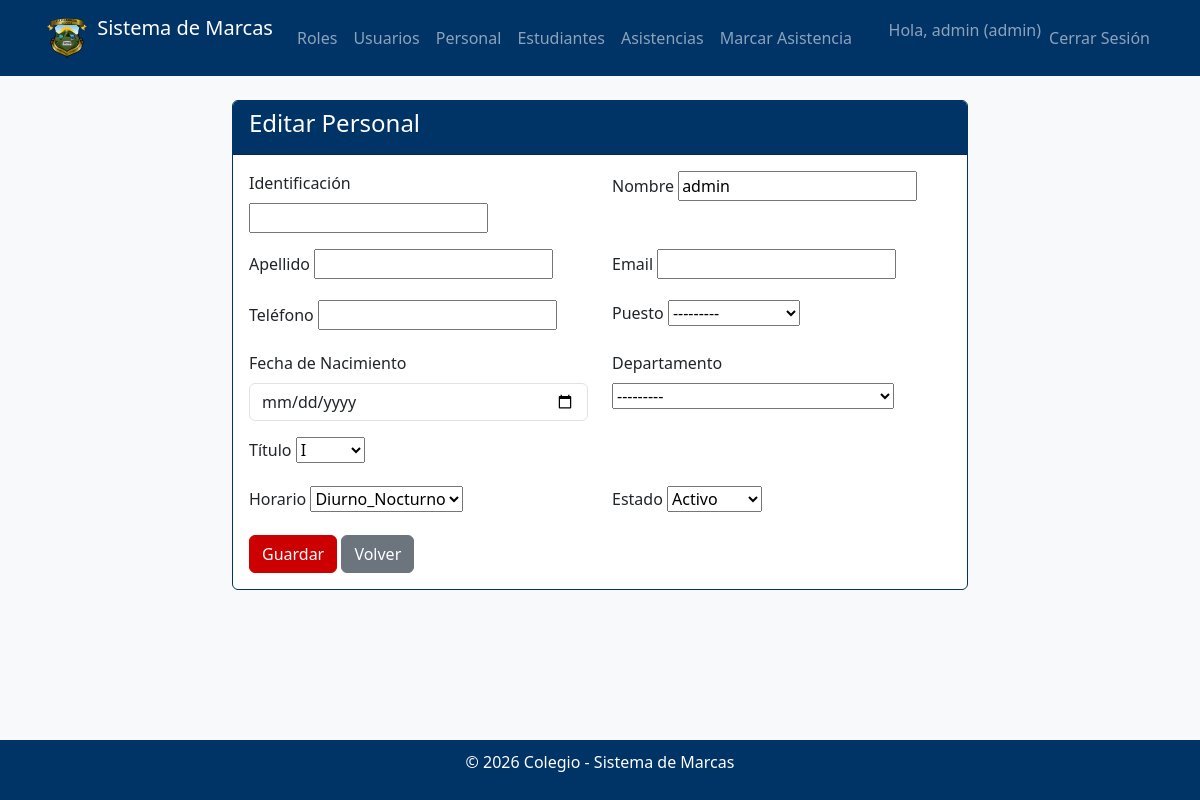
The app's page /users/personal/1/update/ (signed in) with its own data.
### users/models.py (models this page shows, shortened)
class Profile(models.Model):
    user = models.OneToOneField(User, on_delete=models.CASCADE)
    role = models.ForeignKey(Role, on_delete=models.CASCADE)

class Role(models.Model):
    name = models.CharField(max_length=20, unique=True)

class Personal(models.Model):
    user = models.OneToOneField(User, on_delete=models.CASCADE, related_name='personal')
    identificacion = models.CharField(max_length=20, unique=True, blank=True, null=True)
    nombre = models.CharField(max_length=100)
    apellido = models.CharField(max_length=100, blank=True, default='')
    email = models.EmailField(blank=True)
    telefono = models.CharField(max_length=15, blank=True)
    PUESTO_CHOICES = [
        ('Docente', 'Docente'),
        ('Administrativo', 'Administrativo'),
    ]
    puesto = models.CharField(max_length=100, choices=PUESTO_CHOICES)
    fecha_nacimiento = models.DateField(blank=True, null=True)
    DEPARTAMENTO_CHOICES = [
        ('AGENTE DE SEGURIDAD', 'AGENTE DE SEGURIDAD'),
        ('AUX. ADMINITRATIVO', 'AUX. ADMINITRATIVO'),
        ('COORDINACIONES', 'COORDINACIONES'),
        ('DEP. AUXILIARES', 'DEP. AUXILIARES'),
        ('DEP. CIENCIAS', 'DEP. CIENCIAS'),
        ('DEP. COMEDOR', 'DEP. COMEDOR'),
        ('DEP. EDUCACIÓN FÍSICA', 'DEP. EDUCACIÓN FÍSICA'),
        ('DEP. EMPREND. E INNOVACIÓN', 'DEP. EMPREND. E INNOVACIÓN'),
        ('DEP. ESPAÑOL', 'DEP. ESPAÑOL'),
        ('DEP. EST. SOCIALES', 'DEP. EST. SOCIALES'),
        ('DEP. ÉTICA Y PSICOLOGÍA', 'DEP. ÉTICA Y PSICOLOGÍA'),
        ('DEP. FÍSICA, QUÍMICA Y BIOLOGÍA', 'DEP. FÍSICA, QUÍMICA Y BIOLOGÍA'),
        ('DEP. FRANCÉS ACADÉMICO', 'DEP. FRANCÉS ACADÉMICO'),
        ('DEP. INGLÉS ACADÉMICO', 'DEP. INGLÉS ACADÉMICO'),
        ('DEP. INGLÉS ESPECIALIZADO', 'DEP. INGLÉS ESPECIALIZADO'),
        ('DEP. LIMPIEZA Y ASEO', 'DEP. LIMPIEZA Y ASEO'),
        ('DEP. MATEMÁTICAS', 'DEP. MATEMÁTICAS'),
        ('DEP. MÚSICA', 'DEP. MÚSICA'),
        ('DEP. ORIENTACIÓN', 'DEP. ORIENTACIÓN'),
        ('DEP. RECEPCIÓN', 'DEP. RECEPCIÓN'),
        ('DEP. RELIGIÓN', 'DEP. RELIGIÓN'),
        ('DEP. SEGURIDAD', 'DEP. SEGURIDAD'),
        ('DIRECCIÓN', 'DIRECCIÓN'),
        ('ESP. ADUANAS', 'ESP. ADUANAS'),
        ('ESP. BANCA Y FINANZAS', 'ESP. BANCA Y FINANZAS'),
        ('ESP. CONTABILIDAD', 'ESP. CONTABILIDAD'),
        ('ESP. INFORMÁTICA', 'ESP. INFORMÁTICA'),
        ('ESP. DIBUJO TÉCNICO', 'ESP. DIBUJO TÉCNICO'),
        ('ESP. EJECUTIVO CENTROS DE SERV.', 'ESP. EJECUTIVO CENTROS DE SERV.'),
        ('ESP. ELECTRÓNICA', 'ESP. ELECTRÓNICA'),
        ('ESP. SECRETARIADO EJECUTIVO', 'ESP. SECRETARIADO EJECUTIVO'),
        ('ESP. TURISMO', 'ESP. TURISMO'),
        ('JTA. ADMINISTRATIVA', 'JTA. ADMINISTRATIVA'),
        ('P.N. FORMACIÓN TECNOLÓGICA', 'P.N. FORMACIÓN TECNOLÓGICA'),
        ('REUBICADA', 'REUBICADA'),
        ('TALLERES EXPLORATORIOS', 'TALLERES EXPLORATORIOS'),
    ]
    departamento = models.CharField(max_length=100, choices=DEPARTAMENTO_CHOICES, blank=True)
    TITULO_CHOICES = [
        ('I', 'I'),
        ('II', 'II'),
    ]
    titulo = models.CharField(max_length=10, choices=TITULO_CHOICES, blank=True)
    HORARIO_CHOICES = [
        ('Diurno', 'Diurno'),
        ('Nocturno', 'Nocturno'),
        ('Diurno_Nocturno', 'Diurno_Nocturno'),
    ]
    horario = models.CharField(max_length=20, choices=HORARIO_CHOICES, blank=True)
    ESTADO_CHOICES = [
        ('activo', 'Activo'),
        ('desactivo', 'Desactivo'),
    ]
    estado = models.CharField(max_length=10, choices=ESTADO_CHOICES, default='activo')

### users/views.py (the view)
# urls.py: path('personal/<int:pk>/update/', views.PersonalUpdateView.as_view(), name='personal_update'),
class PersonalUpdateView(LoginRequiredMixin, AdminOnlyMixin, UpdateView):
    model = Personal
    template_name = 'users/personal_form.html'
    fields = ['identificacion', 'nombre', 'apellido', 'email', 'telefono', 'puesto', 'fecha_nacimiento', 'departamento', 'titulo', 'horario', 'estado']
    success_url = reverse_lazy('personal_list')

### users/views.py (called while the page is built)
    def test_func(self):
        return self.request.user.profile.role.name == 'admin'

### users/templates/users/personal_form.html (shortened to what this page needs)
{% extends 'base.html' %}
{% block content %}
<div class="row">
    <div class="col-md-8 offset-md-2">
        <div class="card">
            <div class="card-header">
                <h4>{% if object %}Editar{% else %}Crear{% endif %} Personal</h4>
            </div>
            <div class="card-body">
                <form method="post">
                    <div class="row">
                        <div class="col-md-6 mb-3">
                            <label for="{{ form.identificacion.id_for_label }}" class="form-label">Identificación</label>
                            {{ form.identificacion }}
                        </div>
                        <div class="col-md-6 mb-3">
                            <label for="{{ form.nombre.id_for_label }}" class="form-label">Nombre</label>
                            {{ form.nombre }}
                        </div>
                    </div>
                    <div class="row">
                        <div class="col-md-6 mb-3">
                            <label for="{{ form.apellido.id_for_label }}" class="form-label">Apellido</label>
                            {{ form.apellido }}
                        </div>
                        <div class="col-md-6 mb-3">
                            <label for="{{ form.email.id_for_label }}" class="form-label">Email</label>
                            {{ form.email }}
                        </div>
                    </div>
                    <div class="row">
                        <div class="col-md-6 mb-3">
                            <label for="{{ form.telefono.id_for_label }}" class="form-label">Teléfono</label>
                            {{ form.telefono }}
                        </div>
                        <div class="col-md-6 mb-3">
                            <label for="{{ form.puesto.id_for_label }}" class="form-label">Puesto</label>
                            {{ form.puesto }}
                        </div>
                    </div>
                    <div class="row">
                        <div class="col-md-6 mb-3">
                            <label for="{{ form.fecha_nacimiento.id_for_label }}" class="form-label">Fecha de Nacimiento</label>
                            {% if form.fecha_nacimiento.value %}
                                <input type="date" id="{{ form.fecha_nacimiento.id_for_label }}" name="{{ form.fecha_nacimiento.html_name }}" class="form-control" value="{{ form.fecha_nacimiento.value|date:'Y-m-d' }}">
                            {% else %}
                                <input type="date" id="{{ form.fecha_nacimiento.id_for_label }}" name="{{ form.fecha_nacimiento.html_name }}" class="form-control">
                            {% endif %}
                        </div>
                        <div class="col-md-6 mb-3">
                            <label for="{{ form.departamento.id_for_label }}" class="form-label">Departamento</label>
                            {{ form.departamento }}
                        </div>
                        <div class="col-md-6 mb-3">
                            <label for="{{ form.titulo.id_for_label }}" class="form-label">Título</label>
                            {{ form.titulo }}
                        </div>
                    </div>
                    <div class="row">
                        <div class="col-md-6 mb-3">
                            <label for="{{ form.horario.id_for_label }}" class="form-label">Horario</label>
                            {{ form.horario }}
                        </div>
                        <div class="col-md-6 mb-3">
                            <label for="{{ form.estado.id_for_label }}" class="form-label">Estado</label>
                            {{ form.estado }}
                        </div>
                    </div>
                    <button type="submit" class="btn btn-primary">Guardar</button>
                    <a href="{% url 'personal_list' %}" class="btn btn-secondary">Volver</a>
                </form>
            </div>
        </div>
    </div>
</div>
{% endblock %}

### templates/base.html (shortened to what this page needs)
<!DOCTYPE html>
<html lang="es">
<head>
    <link href="https://cdn.jsdelivr.net/npm/bootstrap@5.3.0/dist/css/bootstrap.min.css" rel="stylesheet">
</head>
<body>
    <nav class="navbar navbar-expand-lg navbar-dark">
        <div class="container">
            <a class="navbar-brand" href="#">
                <img src="/static/EscudoColegio.png" alt="Escudo Colegio" width="50" height="50" class="d-inline-block align-top">
                Sistema de Marcas
            </a>
            <div class="collapse navbar-collapse" id="navbarNav">
                <ul class="navbar-nav me-auto">
                    {% if user.is_authenticated %}
                        {% if user.profile.role.name == 'admin' %}
                            <li class="nav-item">
                                <a class="nav-link" href="{% url 'role_list' %}">Roles</a>
                            </li>
                            <li class="nav-item">
                                <a class="nav-link" href="{% url 'user_list' %}">Usuarios</a>
                            </li>
                            <li class="nav-item">
                                <a class="nav-link" href="{% url 'personal_list' %}">Personal</a>
                            </li>
                            <li class="nav-item">
                                <a class="nav-link" href="{% url 'estudiante_list' %}">Estudiantes</a>
                            </li>
                        {% endif %}
                        <li class="nav-item">
                            <a class="nav-link" href="{% url 'attendance_list' %}">Asistencias</a>
                        </li>
                        <li class="nav-item">
                            <a class="nav-link" href="{% url 'mark_attendance' %}">Marcar Asistencia</a>
                        </li>
                    {% endif %}
                </ul>
                <ul class="navbar-nav">
                    {% if user.is_authenticated %}
                        <li class="nav-item">
                            <span class="navbar-text">Hola, {{ user.username }} ({{ user.profile.role.name }})</span>
                        </li>
                        <li class="nav-item">
                            <form method="post" action="{% url 'logout' %}" class="d-inline">
                                <button type="submit" class="btn btn-link nav-link">Cerrar Sesión</button>
                            </form>
                        </li>
                    {% else %}
                        <li class="nav-item">
                            <a class="nav-link" href="{% url 'login' %}">Iniciar Sesión</a>
                        </li>
                    {% endif %}
                </ul>
            </div>
        </div>
    </nav>
    <div class="container mt-4">
        {% block content %}{% endblock %}
    </div>
    <div class="footer">
        <p>&copy; 2026 Colegio - Sistema de Marcas</p>
    </div>
</body>
</html>

### templates/base.html (style rules this page uses)
body { background-color: #f8f9fa; }
.navbar { background-color: #003366 !important; }
.btn-primary { background-color: #CC0000 !important; border-color: #CC0000 !important; }
.card { border: 1px solid #003366; }
.card-header { background-color: #003366; color: white; }
.footer { background-color: #003366; color: white; text-align: center; padding: 10px; position: fixed; bottom: 0; width: 100%; }

### records on screen
Personal: nombre "admin", puesto "---------", departamento "---------", titulo "I", horario "Diurno_Nocturno", estado "Activo"

### other values on screen
{{ user.username }} "admin"
{{ user.profile.role.name }} "admin"
